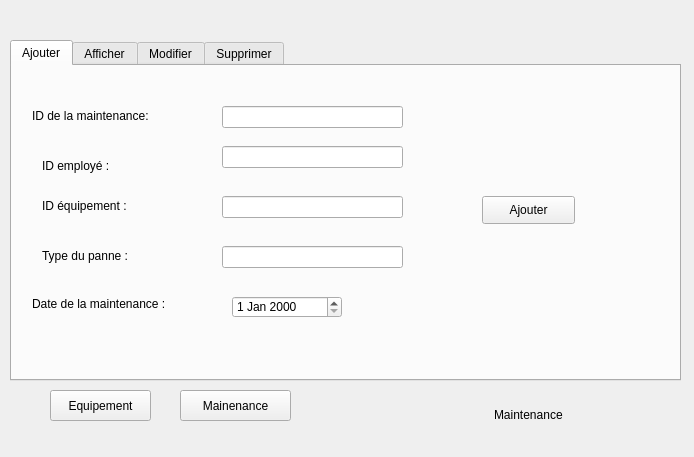
<?xml version="1.0" encoding="UTF-8"?>
<ui version="4.0">
 <class>maintenance</class>
 <widget class="QDialog" name="maintenance">
  <property name="geometry">
   <rect>
    <x>0</x>
    <y>0</y>
    <width>694</width>
    <height>457</height>
   </rect>
  </property>
  <property name="windowTitle">
   <string>Gestion Maintenance</string>
  </property>
  <widget class="QStackedWidget" name="stackedWidget">
   <property name="geometry">
    <rect>
     <x>10</x>
     <y>20</y>
     <width>681</width>
     <height>421</height>
    </rect>
   </property>
   <property name="currentIndex">
    <number>1</number>
   </property>
   <widget class="QWidget" name="equipement">
    <widget class="QTabWidget" name="tabWidget_2">
     <property name="geometry">
      <rect>
       <x>10</x>
       <y>10</y>
       <width>661</width>
       <height>351</height>
      </rect>
     </property>
     <property name="currentIndex">
      <number>0</number>
     </property>
     <widget class="QWidget" name="Ajouter">
      <attribute name="title">
       <string>Ajouter</string>
      </attribute>
      <widget class="QGroupBox" name="groupBox">
       <property name="geometry">
        <rect>
         <x>70</x>
         <y>20</y>
         <width>521</width>
         <height>291</height>
        </rect>
       </property>
       <property name="title">
        <string>Ajouter équipement :</string>
       </property>
       <widget class="QLabel" name="label_2">
        <property name="geometry">
         <rect>
          <x>40</x>
          <y>20</y>
          <width>55</width>
          <height>16</height>
         </rect>
        </property>
        <property name="text">
         <string>ID :</string>
        </property>
       </widget>
       <widget class="QLabel" name="label_3">
        <property name="geometry">
         <rect>
          <x>40</x>
          <y>60</y>
          <width>55</width>
          <height>16</height>
         </rect>
        </property>
        <property name="text">
         <string>Type :</string>
        </property>
       </widget>
       <widget class="QLabel" name="label_4">
        <property name="geometry">
         <rect>
          <x>40</x>
          <y>110</y>
          <width>55</width>
          <height>16</height>
         </rect>
        </property>
        <property name="text">
         <string>Nombre :</string>
        </property>
       </widget>
       <widget class="QLabel" name="label_5">
        <property name="geometry">
         <rect>
          <x>40</x>
          <y>150</y>
          <width>55</width>
          <height>16</height>
         </rect>
        </property>
        <property name="text">
         <string>Prix :</string>
        </property>
       </widget>
       <widget class="QLabel" name="label_6">
        <property name="geometry">
         <rect>
          <x>40</x>
          <y>190</y>
          <width>55</width>
          <height>16</height>
         </rect>
        </property>
        <property name="text">
         <string>Etat :</string>
        </property>
       </widget>
       <widget class="QLabel" name="label_7">
        <property name="geometry">
         <rect>
          <x>40</x>
          <y>240</y>
          <width>55</width>
          <height>16</height>
         </rect>
        </property>
        <property name="text">
         <string>Marque :</string>
        </property>
       </widget>
       <widget class="QLineEdit" name="lineEdit_id">
        <property name="geometry">
         <rect>
          <x>140</x>
          <y>20</y>
          <width>161</width>
          <height>22</height>
         </rect>
        </property>
       </widget>
       <widget class="QLineEdit" name="lineEdit_type">
        <property name="geometry">
         <rect>
          <x>140</x>
          <y>60</y>
          <width>161</width>
          <height>22</height>
         </rect>
        </property>
       </widget>
       <widget class="QLineEdit" name="lineEdit_nombre">
        <property name="geometry">
         <rect>
          <x>140</x>
          <y>100</y>
          <width>161</width>
          <height>22</height>
         </rect>
        </property>
       </widget>
       <widget class="QLineEdit" name="lineEdit_prix">
        <property name="geometry">
         <rect>
          <x>140</x>
          <y>140</y>
          <width>161</width>
          <height>22</height>
         </rect>
        </property>
       </widget>
       <widget class="QLineEdit" name="lineEdit_etat">
        <property name="geometry">
         <rect>
          <x>140</x>
          <y>190</y>
          <width>161</width>
          <height>22</height>
         </rect>
        </property>
       </widget>
       <widget class="QLineEdit" name="lineEdit_marque">
        <property name="geometry">
         <rect>
          <x>140</x>
          <y>240</y>
          <width>161</width>
          <height>22</height>
         </rect>
        </property>
       </widget>
       <widget class="QPushButton" name="pb_ajouter">
        <property name="geometry">
         <rect>
          <x>370</x>
          <y>130</y>
          <width>93</width>
          <height>28</height>
         </rect>
        </property>
        <property name="text">
         <string>Ajouter</string>
        </property>
       </widget>
      </widget>
     </widget>
     <widget class="QWidget" name="tab_6">
      <attribute name="title">
       <string>Afficher</string>
      </attribute>
      <widget class="QTableView" name="tab_equipement">
       <property name="geometry">
        <rect>
         <x>10</x>
         <y>10</y>
         <width>641</width>
         <height>261</height>
        </rect>
       </property>
      </widget>
      <widget class="QPushButton" name="pb_trier">
       <property name="geometry">
        <rect>
         <x>390</x>
         <y>280</y>
         <width>93</width>
         <height>28</height>
        </rect>
       </property>
       <property name="text">
        <string>Trier Prix</string>
       </property>
      </widget>
      <widget class="QPushButton" name="pushButton_filtrer">
       <property name="geometry">
        <rect>
         <x>530</x>
         <y>280</y>
         <width>93</width>
         <height>28</height>
        </rect>
       </property>
       <property name="text">
        <string>Filtrer Type</string>
       </property>
      </widget>
     </widget>
     <widget class="QWidget" name="tab_3">
      <attribute name="title">
       <string>Modifier</string>
      </attribute>
      <widget class="QLabel" name="label_13">
       <property name="geometry">
        <rect>
         <x>70</x>
         <y>30</y>
         <width>55</width>
         <height>16</height>
        </rect>
       </property>
       <property name="text">
        <string>ID :</string>
       </property>
      </widget>
      <widget class="QLabel" name="label_14">
       <property name="geometry">
        <rect>
         <x>70</x>
         <y>80</y>
         <width>55</width>
         <height>16</height>
        </rect>
       </property>
       <property name="text">
        <string>Type :</string>
       </property>
      </widget>
      <widget class="QLabel" name="label_15">
       <property name="geometry">
        <rect>
         <x>70</x>
         <y>130</y>
         <width>55</width>
         <height>16</height>
        </rect>
       </property>
       <property name="text">
        <string>Nombre :</string>
       </property>
      </widget>
      <widget class="QLabel" name="label_16">
       <property name="geometry">
        <rect>
         <x>70</x>
         <y>180</y>
         <width>55</width>
         <height>16</height>
        </rect>
       </property>
       <property name="text">
        <string>Prix :</string>
       </property>
      </widget>
      <widget class="QLabel" name="label_17">
       <property name="geometry">
        <rect>
         <x>70</x>
         <y>230</y>
         <width>55</width>
         <height>16</height>
        </rect>
       </property>
       <property name="text">
        <string>Etat :</string>
       </property>
      </widget>
      <widget class="QLabel" name="label_18">
       <property name="geometry">
        <rect>
         <x>60</x>
         <y>280</y>
         <width>55</width>
         <height>16</height>
        </rect>
       </property>
       <property name="text">
        <string>Marque :</string>
       </property>
      </widget>
      <widget class="QLineEdit" name="lineEdit_idm_2">
       <property name="geometry">
        <rect>
         <x>190</x>
         <y>30</y>
         <width>181</width>
         <height>22</height>
        </rect>
       </property>
      </widget>
      <widget class="QLineEdit" name="lineEdit_typem">
       <property name="geometry">
        <rect>
         <x>190</x>
         <y>80</y>
         <width>181</width>
         <height>22</height>
        </rect>
       </property>
      </widget>
      <widget class="QLineEdit" name="lineEdit_nombrem">
       <property name="geometry">
        <rect>
         <x>190</x>
         <y>130</y>
         <width>181</width>
         <height>22</height>
        </rect>
       </property>
      </widget>
      <widget class="QLineEdit" name="lineEdit_prixm">
       <property name="geometry">
        <rect>
         <x>190</x>
         <y>180</y>
         <width>181</width>
         <height>22</height>
        </rect>
       </property>
      </widget>
      <widget class="QLineEdit" name="lineEdit_etatm">
       <property name="geometry">
        <rect>
         <x>190</x>
         <y>230</y>
         <width>181</width>
         <height>22</height>
        </rect>
       </property>
      </widget>
      <widget class="QLineEdit" name="lineEdit_marquem">
       <property name="geometry">
        <rect>
         <x>190</x>
         <y>280</y>
         <width>181</width>
         <height>22</height>
        </rect>
       </property>
      </widget>
      <widget class="QPushButton" name="pushButton_updateequip">
       <property name="geometry">
        <rect>
         <x>460</x>
         <y>140</y>
         <width>93</width>
         <height>28</height>
        </rect>
       </property>
       <property name="text">
        <string>Update</string>
       </property>
      </widget>
     </widget>
     <widget class="QWidget" name="tab_4">
      <attribute name="title">
       <string>Supprimer</string>
      </attribute>
      <widget class="QLabel" name="label_12">
       <property name="geometry">
        <rect>
         <x>190</x>
         <y>100</y>
         <width>181</width>
         <height>16</height>
        </rect>
       </property>
       <property name="text">
        <string>ID équipement à supprimer :</string>
       </property>
      </widget>
      <widget class="QLineEdit" name="lineEdit_idsupp">
       <property name="geometry">
        <rect>
         <x>170</x>
         <y>130</y>
         <width>211</width>
         <height>22</height>
        </rect>
       </property>
      </widget>
      <widget class="QPushButton" name="pb_supprimer">
       <property name="geometry">
        <rect>
         <x>230</x>
         <y>190</y>
         <width>93</width>
         <height>28</height>
        </rect>
       </property>
       <property name="text">
        <string>Supprimer</string>
       </property>
      </widget>
     </widget>
    </widget>
    <widget class="QLabel" name="label">
     <property name="geometry">
      <rect>
       <x>500</x>
       <y>380</y>
       <width>111</width>
       <height>31</height>
      </rect>
     </property>
     <property name="text">
      <string>Equipement</string>
     </property>
    </widget>
    <widget class="QPushButton" name="pushButton_maintenance">
     <property name="geometry">
      <rect>
       <x>110</x>
       <y>370</y>
       <width>93</width>
       <height>28</height>
      </rect>
     </property>
     <property name="text">
      <string>Maintenace</string>
     </property>
    </widget>
    <widget class="QPushButton" name="pushButton_equipement2">
     <property name="geometry">
      <rect>
       <x>10</x>
       <y>370</y>
       <width>93</width>
       <height>28</height>
      </rect>
     </property>
     <property name="text">
      <string>Equipement</string>
     </property>
    </widget>
   </widget>
   <widget class="QWidget" name="maintenance_2">
    <widget class="QTabWidget" name="tabWidget">
     <property name="geometry">
      <rect>
       <x>0</x>
       <y>20</y>
       <width>671</width>
       <height>341</height>
      </rect>
     </property>
     <property name="currentIndex">
      <number>0</number>
     </property>
     <widget class="QWidget" name="tab">
      <attribute name="title">
       <string>Ajouter</string>
      </attribute>
      <widget class="QLabel" name="label_9">
       <property name="geometry">
        <rect>
         <x>20</x>
         <y>40</y>
         <width>141</width>
         <height>20</height>
        </rect>
       </property>
       <property name="font">
        <font>
         <family>Yu Gothic UI</family>
         <weight>50</weight>
         <italic>false</italic>
         <bold>false</bold>
        </font>
       </property>
       <property name="text">
        <string>ID de la maintenance:</string>
       </property>
      </widget>
      <widget class="QLabel" name="label_10">
       <property name="geometry">
        <rect>
         <x>30</x>
         <y>180</y>
         <width>91</width>
         <height>20</height>
        </rect>
       </property>
       <property name="text">
        <string>Type du panne :</string>
       </property>
      </widget>
      <widget class="QLabel" name="label_11">
       <property name="geometry">
        <rect>
         <x>20</x>
         <y>230</y>
         <width>151</width>
         <height>16</height>
        </rect>
       </property>
       <property name="text">
        <string>Date de la maintenance :</string>
       </property>
      </widget>
      <widget class="QLineEdit" name="lineEdit_idm">
       <property name="geometry">
        <rect>
         <x>210</x>
         <y>40</y>
         <width>181</width>
         <height>22</height>
        </rect>
       </property>
      </widget>
      <widget class="QLineEdit" name="lineEdit_typep">
       <property name="geometry">
        <rect>
         <x>210</x>
         <y>180</y>
         <width>181</width>
         <height>22</height>
        </rect>
       </property>
      </widget>
      <widget class="QPushButton" name="pb_ajouterm">
       <property name="geometry">
        <rect>
         <x>470</x>
         <y>130</y>
         <width>93</width>
         <height>28</height>
        </rect>
       </property>
       <property name="text">
        <string>Ajouter</string>
       </property>
      </widget>
      <widget class="QLabel" name="label_19">
       <property name="geometry">
        <rect>
         <x>30</x>
         <y>90</y>
         <width>91</width>
         <height>20</height>
        </rect>
       </property>
       <property name="text">
        <string>ID employé :</string>
       </property>
      </widget>
      <widget class="QLabel" name="label_20">
       <property name="geometry">
        <rect>
         <x>30</x>
         <y>130</y>
         <width>91</width>
         <height>20</height>
        </rect>
       </property>
       <property name="text">
        <string>ID équipement :</string>
       </property>
      </widget>
      <widget class="QLineEdit" name="lineEdit_idemp">
       <property name="geometry">
        <rect>
         <x>210</x>
         <y>80</y>
         <width>181</width>
         <height>22</height>
        </rect>
       </property>
      </widget>
      <widget class="QLineEdit" name="lineEdit_idequip">
       <property name="geometry">
        <rect>
         <x>210</x>
         <y>130</y>
         <width>181</width>
         <height>22</height>
        </rect>
       </property>
      </widget>
      <widget class="QDateEdit" name="dateEdit_m">
       <property name="geometry">
        <rect>
         <x>220</x>
         <y>230</y>
         <width>110</width>
         <height>22</height>
        </rect>
       </property>
      </widget>
     </widget>
     <widget class="QWidget" name="tab_2">
      <attribute name="title">
       <string>Afficher</string>
      </attribute>
      <widget class="QTableView" name="tab_maintenance">
       <property name="geometry">
        <rect>
         <x>10</x>
         <y>20</y>
         <width>651</width>
         <height>231</height>
        </rect>
       </property>
      </widget>
      <widget class="QPushButton" name="pushButton_7">
       <property name="geometry">
        <rect>
         <x>482</x>
         <y>270</y>
         <width>111</width>
         <height>28</height>
        </rect>
       </property>
       <property name="text">
        <string>Imprimer PDF</string>
       </property>
      </widget>
      <widget class="QLineEdit" name="rechercheav">
       <property name="geometry">
        <rect>
         <x>170</x>
         <y>270</y>
         <width>113</width>
         <height>22</height>
        </rect>
       </property>
      </widget>
      <widget class="QLabel" name="label_27">
       <property name="geometry">
        <rect>
         <x>50</x>
         <y>270</y>
         <width>111</width>
         <height>16</height>
        </rect>
       </property>
       <property name="text">
        <string>Recherche par id :</string>
       </property>
      </widget>
     </widget>
     <widget class="QWidget" name="tab_5">
      <attribute name="title">
       <string>Modifier</string>
      </attribute>
      <widget class="QLabel" name="label_22">
       <property name="geometry">
        <rect>
         <x>60</x>
         <y>40</y>
         <width>101</width>
         <height>20</height>
        </rect>
       </property>
       <property name="text">
        <string>ID maintenance :</string>
       </property>
      </widget>
      <widget class="QLabel" name="label_23">
       <property name="geometry">
        <rect>
         <x>60</x>
         <y>90</y>
         <width>101</width>
         <height>20</height>
        </rect>
       </property>
       <property name="text">
        <string>ID employé :</string>
       </property>
      </widget>
      <widget class="QLabel" name="label_24">
       <property name="geometry">
        <rect>
         <x>60</x>
         <y>140</y>
         <width>101</width>
         <height>20</height>
        </rect>
       </property>
       <property name="text">
        <string>ID équipement :</string>
       </property>
      </widget>
      <widget class="QLabel" name="label_25">
       <property name="geometry">
        <rect>
         <x>60</x>
         <y>200</y>
         <width>111</width>
         <height>20</height>
        </rect>
       </property>
       <property name="text">
        <string>Type du panne :</string>
       </property>
      </widget>
      <widget class="QLabel" name="label_26">
       <property name="geometry">
        <rect>
         <x>50</x>
         <y>260</y>
         <width>141</width>
         <height>20</height>
        </rect>
       </property>
       <property name="text">
        <string>Date du maintenance :</string>
       </property>
      </widget>
      <widget class="QLineEdit" name="lineEdit_idmm">
       <property name="geometry">
        <rect>
         <x>200</x>
         <y>40</y>
         <width>171</width>
         <height>22</height>
        </rect>
       </property>
      </widget>
      <widget class="QLineEdit" name="lineEdit_idempm">
       <property name="geometry">
        <rect>
         <x>200</x>
         <y>90</y>
         <width>171</width>
         <height>22</height>
        </rect>
       </property>
      </widget>
      <widget class="QLineEdit" name="lineEdit_idequipm">
       <property name="geometry">
        <rect>
         <x>200</x>
         <y>140</y>
         <width>171</width>
         <height>22</height>
        </rect>
       </property>
      </widget>
      <widget class="QLineEdit" name="lineEdit_typepm">
       <property name="geometry">
        <rect>
         <x>200</x>
         <y>200</y>
         <width>171</width>
         <height>22</height>
        </rect>
       </property>
      </widget>
      <widget class="QPushButton" name="pb_updatem">
       <property name="geometry">
        <rect>
         <x>460</x>
         <y>130</y>
         <width>93</width>
         <height>28</height>
        </rect>
       </property>
       <property name="text">
        <string>Update</string>
       </property>
      </widget>
      <widget class="QDateEdit" name="modif4">
       <property name="geometry">
        <rect>
         <x>230</x>
         <y>260</y>
         <width>110</width>
         <height>22</height>
        </rect>
       </property>
      </widget>
     </widget>
     <widget class="QWidget" name="tab_7">
      <attribute name="title">
       <string>Supprimer</string>
      </attribute>
      <widget class="QLineEdit" name="lineEdit_idm_3">
       <property name="geometry">
        <rect>
         <x>190</x>
         <y>110</y>
         <width>211</width>
         <height>22</height>
        </rect>
       </property>
      </widget>
      <widget class="QLabel" name="label_21">
       <property name="geometry">
        <rect>
         <x>200</x>
         <y>60</y>
         <width>181</width>
         <height>20</height>
        </rect>
       </property>
       <property name="text">
        <string>ID maintenance à supprimer :</string>
       </property>
      </widget>
      <widget class="QPushButton" name="pb_supprimerm">
       <property name="geometry">
        <rect>
         <x>260</x>
         <y>170</y>
         <width>91</width>
         <height>28</height>
        </rect>
       </property>
       <property name="text">
        <string>Supprimer</string>
       </property>
      </widget>
     </widget>
    </widget>
    <widget class="QLabel" name="label_8">
     <property name="geometry">
      <rect>
       <x>484</x>
       <y>379</y>
       <width>121</width>
       <height>31</height>
      </rect>
     </property>
     <property name="text">
      <string>Maintenance</string>
     </property>
    </widget>
    <widget class="QPushButton" name="pushButton_equipement">
     <property name="geometry">
      <rect>
       <x>40</x>
       <y>370</y>
       <width>101</width>
       <height>31</height>
      </rect>
     </property>
     <property name="text">
      <string>Equipement</string>
     </property>
    </widget>
    <widget class="QPushButton" name="pushButton_maintenace2">
     <property name="geometry">
      <rect>
       <x>170</x>
       <y>370</y>
       <width>111</width>
       <height>31</height>
      </rect>
     </property>
     <property name="text">
      <string>Mainenance</string>
     </property>
    </widget>
   </widget>
  </widget>
 </widget>
 <resources/>
 <connections/>
</ui>
